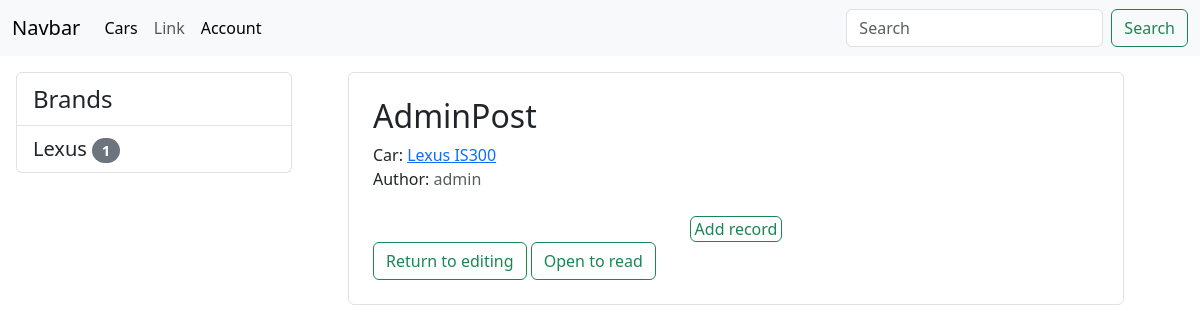
The page /article/48/new_note on the database its author committed.
### gallery/models.py (models this page shows)
class Brand(models.Model):
    title = models.CharField(max_length=50, verbose_name='Название бренда')
    country = models.CharField(max_length=50, verbose_name='Страна производитель')
    description = models.TextField(verbose_name='Описание', blank=True, null=True)
    logo = models.ImageField(upload_to='media/', verbose_name='Логотип')
    def __str__(self):
        return self.title

class CarInfo(models.Model):
    title = models.CharField(max_length=30, blank=False, null='', default='')
    car = models.ForeignKey(Car, on_delete=models.CASCADE)
    is_published = models.BooleanField(default=False)
    author = models.ForeignKey(settings.AUTH_USER_MODEL, on_delete=models.SET_NULL, null=True)
    created_at = models.DateTimeField(auto_now_add=True, verbose_name='Дата добавления')
    updated_at = models.DateTimeField(auto_now=True, verbose_name='Дата обновления')
    def __str__(self) -> str:
        return self.title

class Car(models.Model):
    brand = models.ForeignKey(Brand,on_delete=models.PROTECT, verbose_name='Марка')
    photo = models.ImageField(upload_to='media/', verbose_name='Фотография авто')
    short_description = models.CharField(max_length=100, verbose_name='Краткое описание', default='Описание отсутсвует')
    model = models.CharField(max_length=50, verbose_name='Модель')
    model_year = models.IntegerField(verbose_name='Год выпуска')
    def __str__(self):
        return '{} {}'.format(self.brand, self.model)

### gallery/views.py (the view, shortened to what this page needs)
# urls.py: path('article/<int:pk>/new_note', add, name='article_new_note'),
def add(request, pk):
    object = CarInfo.objects.get(pk=pk)
    context = {'object': object}
    queryset = CarNote.objects.filter(note_id=pk).order_by('position')
    last_pos = len(queryset)
    context['last_pos'] = last_pos
    context['queryset'] = queryset
    return render(request, 'gallery/article_add_record.html', context=context)

### gallery/templatetags/list_tags.py (called while the page is built)
@register.simple_tag
def get_brands():
    return Brand.objects.filter(car__gt=0)

### gallery/templates/gallery/article_add_record.html (shortened to what this page needs)
{% extends 'base.html' %}
{% block content %}
<div class="container border rounded m-3 p-4">
    {% include 'gallery/inc/_header.html' %}
    <form action="" method="post" class="fs-6 text-center">
        <button type="submit" class="btn btn-outline-success p-0 ps-1 pe-1">Add record</button>
    </form>
    <a href="{% url 'article_edit' object.pk %}" class="btn btn-outline-success">Return to editing</a>
    <a href="{% url 'article' object.pk %}" class="btn btn-outline-success">Open to read</a>
</div>
{% endblock%}

### templates/inc/_sidebar.html
{% load list_tags %}
{% get_brands as brands %}
<div class="list-group">
    <a class="list-group-item fs-4">Brands</a>
    {% for item in brands %}
        {% url 'brand_order' item.pk as path %}
        <a href="{% url 'brand_order' item.pk %}" class="{% if request.path == path %}active{%endif%} fs-5 list-group-item list-group-item-action">
            {{ item.title }}
            <span class="badge rounded-pill text-bg-secondary">
                {{ item.car_set.count }}
            </span>
        </a>
    {% endfor %}
</div>

### gallery/templates/gallery/inc/_header.html
<h2>{{ object|capfirst }}</h2>
<p class="mb-0">
    Car:
    <a href="{% url 'car' object.car.pk %}">{{ object.car }}</a>
</p>
<p class="m-0">Author: <span class="text-muted">{{ object.author }}</span></p>
<br>

### rows shown on the page
Brand: title "Lexus", car_set.count "1"
CarInfo: title "AdminPost", car "Lexus IS300", author "admin"
